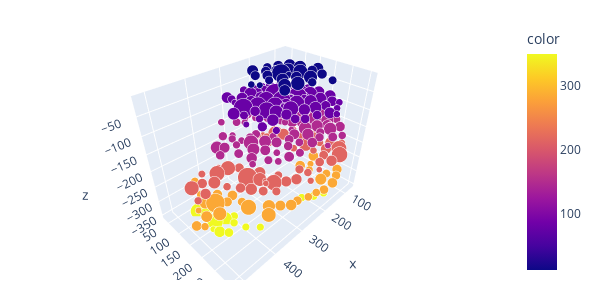

This figure's notebook cell:
### Code cell
range = 913-240
pixelrange = 128
scaler = range/pixelrange

import plotly.express as px

# Filter the DataFrame to include only rows where stimtype is 'loom'
filtered_data = pooled_data[(pooled_data['stimtype'] == 'loom')]

# Create the 3D scatter plot using the filtered DataFrame
fig = px.scatter_3d(
    x=filtered_data['x_centroid']*scaler,
    y=(filtered_data['y_centroid'] % y_res) * scaler,
    z=-filtered_data['plane_depth'],  # Use plane_depth as the z-axis
    color=filtered_data['plane_depth'],
    size=abs(filtered_data['amplitude']),
    opacity=1
)

# Update layout with desired width, height, and margins
fig.update_layout(width=600, height=300, margin=dict(l=20, r=20, t=20, b=20))

# Set axis ranges
fig.update_xaxes(range=[0, 128])
fig.update_yaxes(range=[0, 64])

# Show the figure
fig.show()

### Figure 1 — Plotly figure (JSON) as saved in the notebook; plotly's stock layout.template omitted (floating-point values rounded to 4 significant figures; data arrays with more than 128 entries replaced by an {"elided": "..."} marker saying what was removed)
{"data": [{"hovertemplate": "x=%{x}<br>y=%{y}<br>z=%{z}<br>size=%{marker.size}<br>color=%{marker.color}<extra></extra>", "legendgroup": "", "marker": {"color": {"elided": "263 float values"}, "coloraxis": "coloraxis", "opacity": 1, "size": {"elided": "263 float values"}, "sizemode": "area", "sizeref": 0.03267, "symbol": "circle"}, "mode": "markers", "name": "", "scene": "scene", "showlegend": false, "type": "scatter3d", "x": {"elided": "263 float values"}, "y": {"elided": "263 float values"}, "z": {"elided": "263 float values"}}], "layout": {"coloraxis": {"colorbar": {"title": {"text": "color"}}, "colorscale": [[0, "#0d0887"], [0.1111, "#46039f"], [0.2222, "#7201a8"], [0.3333, "#9c179e"], [0.4444, "#bd3786"], [0.5556, "#d8576b"], [0.6667, "#ed7953"], [0.7778, "#fb9f3a"], [0.8889, "#fdca26"], [1, "#f0f921"]]}, "height": 300, "legend": {"itemsizing": "constant", "tracegroupgap": 0}, "margin": {"b": 20, "l": 20, "r": 20, "t": 20}, "scene": {"domain": {"x": [0, 1], "y": [0, 1]}, "xaxis": {"title": {"text": "x"}}, "yaxis": {"title": {"text": "y"}}, "zaxis": {"title": {"text": "z"}}}, "width": 600, "xaxis": {"range": [0, 128]}, "yaxis": {"range": [0, 64]}}}
